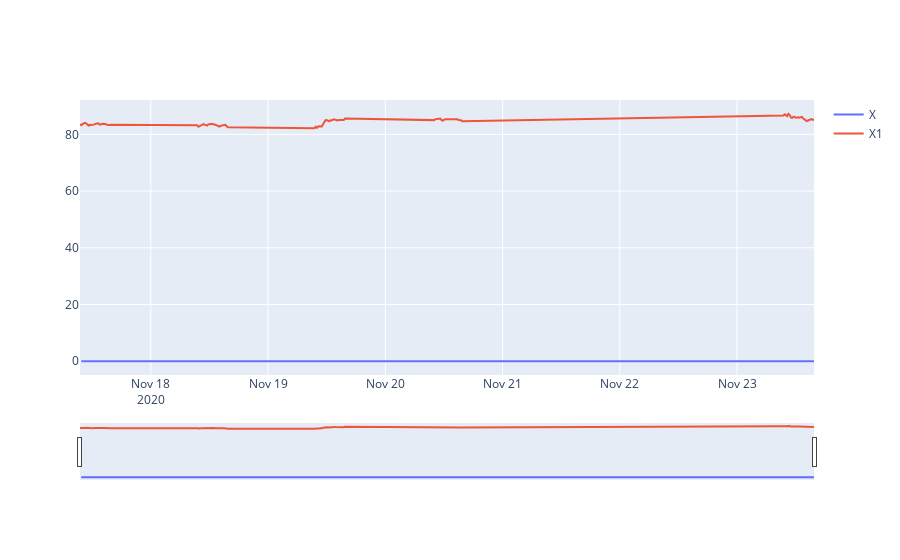

Notebook code cell kept with this figure:
### Code cell
ticks=["AMD","AAPL","TSLA"]
i=yfinance.download(tickers=ticks,period="5d",interval="15m")
# k=(i['Adj Close']-i['Adj Close'].shift(1))/i['Adj Close']
k=(i['Adj Close']-i['Adj Close'].shift(1))/i['Adj Close']
k["price"]=i['Adj Close']['AMD']
k.dropna()
# k['AMD'].round(3).to_csv("ss.csv",index=False)
k['AMD'].cumsum()
fig= go.Figure(go.Scatter(x=k.index ,y=k['AMD'],name="X"))
fig.add_trace(go.Scatter(x=k.index ,y=k['price'],name="X1"))
fig.update_xaxes(
    rangeslider_visible=True,)

### Figure 1 — Plotly figure (JSON) as saved in the notebook; plotly's stock layout.template omitted (floating-point values rounded to 4 significant figures; data arrays with more than 128 entries replaced by an {"elided": "..."} marker saying what was removed)
{"data": [{"name": "X", "type": "scatter", "x": {"elided": "130 str values"}, "y": {"elided": "130 float values"}}, {"name": "X1", "type": "scatter", "x": {"elided": "130 str values"}, "y": {"elided": "130 float values"}}], "layout": {"xaxis": {"rangeslider": {"visible": true}}}}
